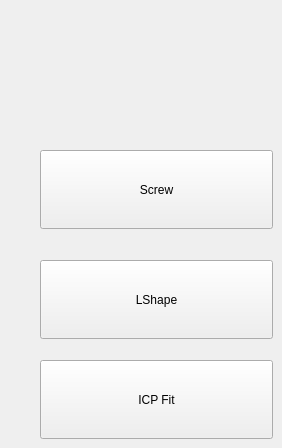
           <widget class="QWidget" name="VisionPage">
            <widget class="QPushButton" name="VisionOne">
             <property name="geometry">
              <rect>
               <x>40</x>
               <y>150</y>
               <width>233</width>
               <height>79</height>
              </rect>
             </property>
             <property name="sizePolicy">
              <sizepolicy hsizetype="Minimum" vsizetype="Preferred">
               <horstretch>0</horstretch>
               <verstretch>0</verstretch>
              </sizepolicy>
             </property>
             <property name="styleSheet">
              <string notr="true"/>
             </property>
             <property name="text">
              <string>Screw</string>
             </property>
             <property name="checkable">
              <bool>true</bool>
             </property>
             <attribute name="buttonGroup">
              <string notr="true">dete</string>
             </attribute>
            </widget>
            <widget class="QPushButton" name="VisionTwo">
             <property name="geometry">
              <rect>
               <x>40</x>
               <y>260</y>
               <width>233</width>
               <height>79</height>
              </rect>
             </property>
             <property name="sizePolicy">
              <sizepolicy hsizetype="Minimum" vsizetype="Preferred">
               <horstretch>0</horstretch>
               <verstretch>0</verstretch>
              </sizepolicy>
             </property>
             <property name="styleSheet">
              <string notr="true"/>
             </property>
             <property name="text">
              <string>LShape</string>
             </property>
             <property name="checkable">
              <bool>true</bool>
             </property>
             <attribute name="buttonGroup">
              <string notr="true">dete</string>
             </attribute>
            </widget>
            <widget class="QPushButton" name="VisionThree">
             <property name="geometry">
              <rect>
               <x>40</x>
               <y>360</y>
               <width>233</width>
               <height>79</height>
              </rect>
             </property>
             <property name="sizePolicy">
              <sizepolicy hsizetype="Minimum" vsizetype="Preferred">
               <horstretch>0</horstretch>
               <verstretch>0</verstretch>
              </sizepolicy>
             </property>
             <property name="styleSheet">
              <string notr="true"/>
             </property>
             <property name="text">
              <string>ICP Fit</string>
             </property>
             <property name="checkable">
              <bool>true</bool>
             </property>
             <attribute name="buttonGroup">
              <string notr="true">dete</string>
             </attribute>
            </widget>
           </widget>
